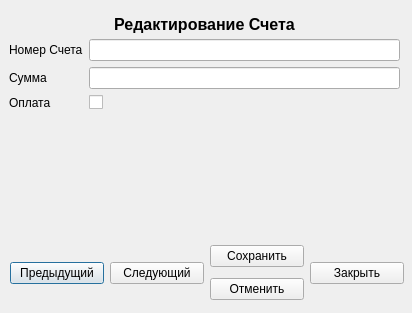
<?xml version="1.0" encoding="UTF-8"?>
<ui version="4.0">
 <class>VievChetfrommainDlg</class>
 <widget class="QDialog" name="VievChetfrommainDlg">
  <property name="geometry">
   <rect>
    <x>0</x>
    <y>0</y>
    <width>412</width>
    <height>313</height>
   </rect>
  </property>
  <property name="windowTitle">
   <string>Dialog</string>
  </property>
  <widget class="QWidget" name="verticalLayoutWidget">
   <property name="geometry">
    <rect>
     <x>19</x>
     <y>9</y>
     <width>371</width>
     <height>31</height>
    </rect>
   </property>
   <layout class="QVBoxLayout" name="verticalLayout">
    <item>
     <widget class="QLabel" name="label">
      <property name="font">
       <font>
        <pointsize>12</pointsize>
        <weight>75</weight>
        <bold>true</bold>
       </font>
      </property>
      <property name="text">
       <string>Редактирование Счета</string>
      </property>
      <property name="alignment">
       <set>Qt::AlignCenter</set>
      </property>
     </widget>
    </item>
   </layout>
  </widget>
  <widget class="QWidget" name="formLayoutWidget">
   <property name="geometry">
    <rect>
     <x>9</x>
     <y>39</y>
     <width>391</width>
     <height>191</height>
    </rect>
   </property>
   <layout class="QFormLayout" name="formLayout">
    <item row="0" column="0">
     <widget class="QLabel" name="label_2">
      <property name="text">
       <string>Номер Счета</string>
      </property>
     </widget>
    </item>
    <item row="1" column="0">
     <widget class="QLabel" name="label_3">
      <property name="text">
       <string>Сумма</string>
      </property>
     </widget>
    </item>
    <item row="2" column="0">
     <widget class="QLabel" name="label_4">
      <property name="text">
       <string>Оплата</string>
      </property>
     </widget>
    </item>
    <item row="0" column="1">
     <widget class="QLineEdit" name="NumberCh"/>
    </item>
    <item row="1" column="1">
     <widget class="QLineEdit" name="SumCh"/>
    </item>
    <item row="2" column="1">
     <widget class="QCheckBox" name="OplCh">
      <property name="text">
       <string/>
      </property>
     </widget>
    </item>
   </layout>
  </widget>
  <widget class="QWidget" name="horizontalLayoutWidget">
   <property name="geometry">
    <rect>
     <x>10</x>
     <y>240</y>
     <width>394</width>
     <height>66</height>
    </rect>
   </property>
   <layout class="QHBoxLayout" name="horizontalLayout">
    <item>
     <widget class="QPushButton" name="Last">
      <property name="text">
       <string>Предыдущий</string>
      </property>
     </widget>
    </item>
    <item>
     <widget class="QPushButton" name="Next">
      <property name="text">
       <string>Следующий</string>
      </property>
     </widget>
    </item>
    <item>
     <layout class="QVBoxLayout" name="verticalLayout_2">
      <item>
       <widget class="QPushButton" name="Accept">
        <property name="text">
         <string>Сохранить</string>
        </property>
       </widget>
      </item>
      <item>
       <widget class="QPushButton" name="Decline">
        <property name="text">
         <string>Отменить</string>
        </property>
       </widget>
      </item>
     </layout>
    </item>
    <item>
     <widget class="QPushButton" name="Close">
      <property name="text">
       <string>Закрыть</string>
      </property>
     </widget>
    </item>
   </layout>
  </widget>
 </widget>
 <resources/>
 <connections/>
</ui>
